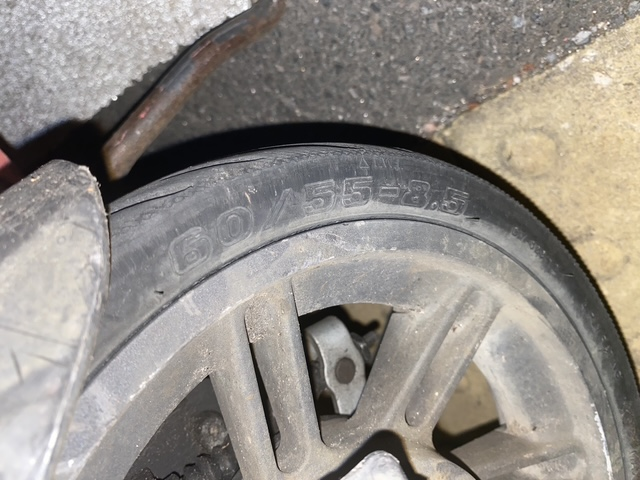
#> input picture tyre-images/IMG_8175.jpeg, 640 x 480 px, found by its file name
$ python tyre_figure.py
#> lines starting #> are read from the running program, lines starting #| are printed output that depends on the picture
"""Paper figure: the Voiager 5 tyre sidewall size codes, from the author's photographs.

Front: tyre-images/IMG_8175.jpeg (60/55-8.5); rear: tyre-images/rear.jpeg (60/55-7.5, photo
taken upside down, rotated here). Photographed on a parked Voi Voiager 5 in Oxford on
2026-10-09. Nominal outer diameter = rim + 2 x width x aspect ratio:
  front 8.5 x 25.4 + 2 x 60 x 0.55 = 282 mm (11.1 in); rear 7.5 x 25.4 + 66 = 257 mm (10.1 in).
The figure is re-rendered from crops, so no photo metadata (EXIF, location) is carried over.

Usage
    python scripts/tyre_figure.py      -> paper/figures/fig_tyres.png
"""
from pathlib import Path

import matplotlib
matplotlib.use("Agg")
import matplotlib.pyplot as plt
from PIL import Image, ImageOps

SRC = Path("tyre-images")
OUT = Path("paper/figures/fig_tyres.png")
INK, MUTED = "#222222", "#6b6b6b"


def nominal_od_mm(width_mm, aspect_pct, rim_in):
    return rim_in * 25.4 + 2 * width_mm * aspect_pct / 100


def main():
    # (photo, crop box in the upright image, rotation in degrees, title)
    front = ImageOps.exif_transpose(Image.open(SRC / "IMG_8175.jpeg"))
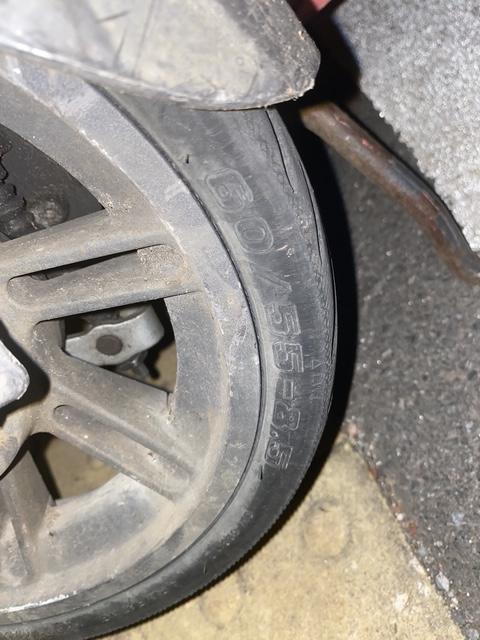
#> front: PIL image 480x640 RGB; mean R, G, B 148.4, 143.3, 137.4
    front = front.crop((150, 60, 400, 520)).rotate(90, expand=True)
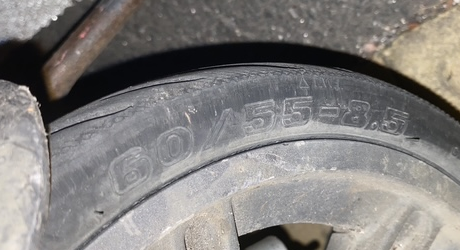
#> front: PIL image 460x250 RGB; mean R, G, B 131.6, 128.8, 126.8
    rear = ImageOps.exif_transpose(Image.open(SRC / "rear.jpeg"))
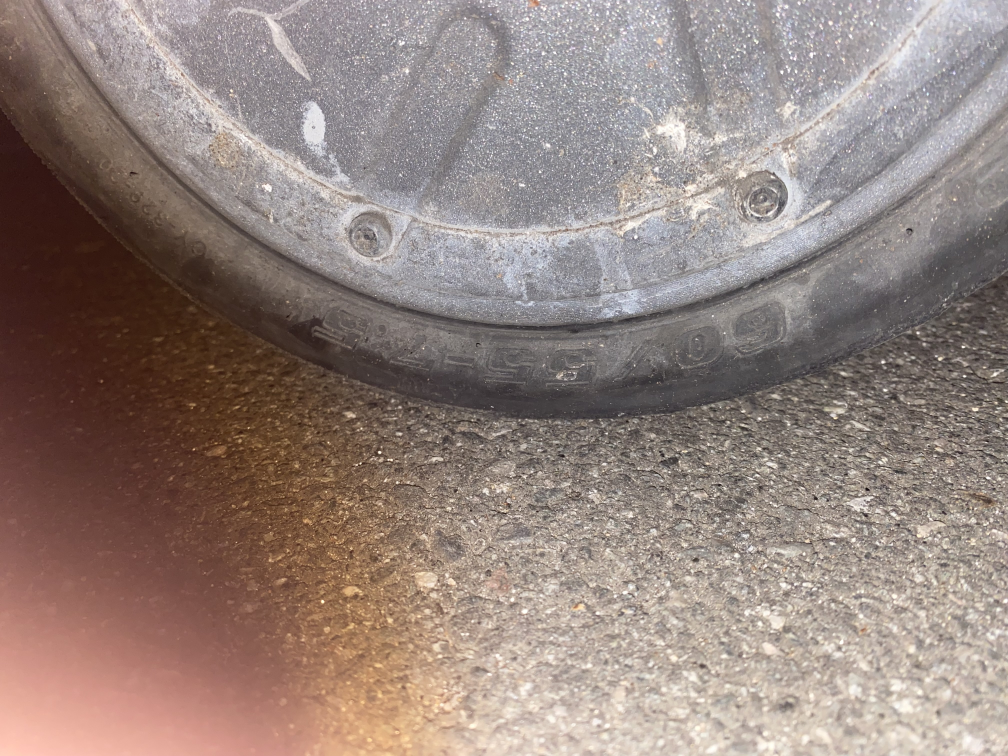
#> input picture tyre-images/rear.jpeg, 4032 x 3024 px, found by its file name (shown at 1/4 size)
#> rear is the input picture: PIL image 4032x3024 RGB; mean R, G, B 148, 131.6, 125.2
    rear = rear.crop((1000, 950, 3400, 1800)).rotate(180)
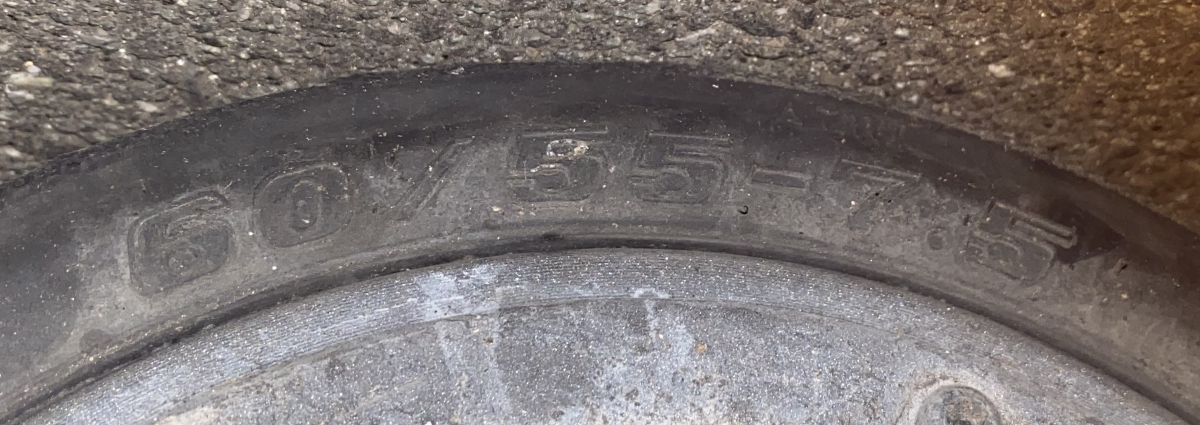
#> rear: PIL image 2400x850 RGB (shown at 1/2 size); mean R, G, B 118.6, 111.3, 109.5
    panels = [(front, "Front tyre: 60/55-8.5", nominal_od_mm(60, 55, 8.5)),
              (rear, "Rear tyre: 60/55-7.5", nominal_od_mm(60, 55, 7.5))]
    fig, axes = plt.subplots(1, 2, figsize=(7.0, 2.3),
                             gridspec_kw={"width_ratios": [p[0].width / p[0].height for p in panels]})
    for ax, (img, title, od) in zip(axes, panels):
        ax.imshow(img)
        ax.set_title(f"{title}  →  {int(od + 0.5)} mm ≈ {od / 25.4:.1f} in", fontsize=8.5, color=INK,
                     loc="left")
        ax.axis("off")
#> this loop made 2 passes
#> (title, od) on passes 1 to 2: ('Front tyre: 60/55-8.5', 281.9), ('Rear tyre: 60/55-7.5', 256.5)
    fig.tight_layout()
    OUT.parent.mkdir(parents=True, exist_ok=True)
    fig.savefig(OUT, dpi=250, bbox_inches="tight", pad_inches=0.02)
    plt.close(fig)
    print(f"wrote {OUT}")


if __name__ == "__main__":
    main()
